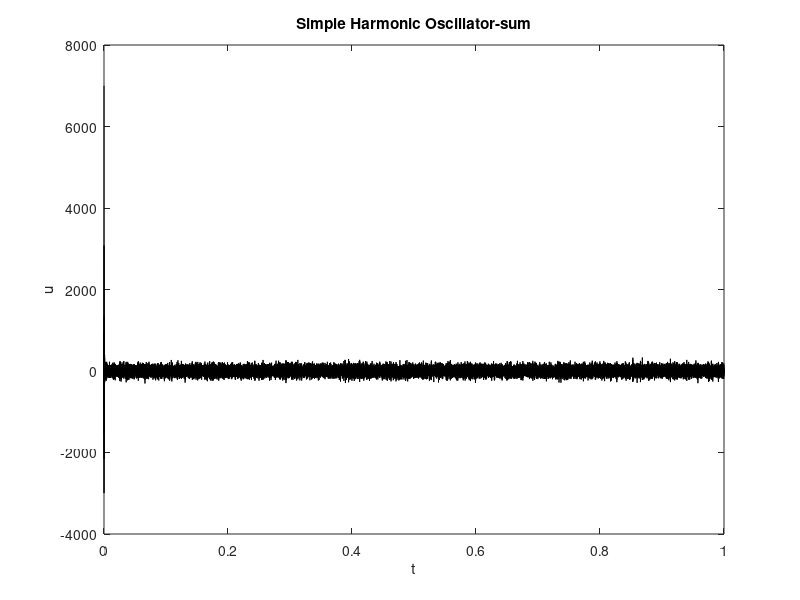

Here is the MATLAB script that generated this plot:
%%%%%%%%%%%%%%%%%%%%%%%%%%%%%%%%%%%%%%%%%%%%%%%%%%%%%%%%%%%%%%%%%%%%%%%%%%%
%%%         PBMMI:Simple harmonic oscillator_Test performance
%%%         Author:Nuolin Lai
%%%         Create Date:04/02/2021
%%%         Last modify date:07/02/2021
%%%%%%%%%%%%%%%%%%%%%%%%%%%%%%%%%%%%%%%%%%%%%%%%%%%%%%%%%%%%%%%%%%%%%%%%%%%

clear all
close all

% parameters

SR = 44100;         % sample rate (Hz)
Tf = 1;             % duration (s)
f0 = 500;           % frequency (Hz)
N = 7000;           % Number of frequency 
u0 = ones(1,N);     % initial displacement
v0 = zeros(1,N);    % initial velocity
fv = SR/2*rand(1,N);% frequency vector

alpha = 0.5;  % the scheme free parameter

k = 1/SR;               % time step
w0 = 2*pi*fv;           % angular frequency (rad./s)
Nf = floor(Tf*SR);      % total number of time steps


b = (2-alpha*w0.^2*k^2)./(1 + ((1-alpha)*w0.^2*k^2)/2); %coefficient of u1

% initialize

u2 = u0;                % set initial displacement
u1 = u0+k*v0;           % set second displacement
out = zeros(N,Nf);      % initialse output vector

% main loop

tic
for n=1:Nf
    u = u1.*b - u2;     % scheme update
    out(:,n) = u2;      % write output
    u2 = u1;            % shift state
    u1 = u;             % shift state
end
sum_out = sum(out,1);
toc

%plot
tax = [0:Nf-1]'*k;
plot(tax,sum_out,'k');
xlabel('t');
ylabel('u');
title('Simple Harmonic Oscillator-sum');

%play sound

soundsc(sum_out',SR)
